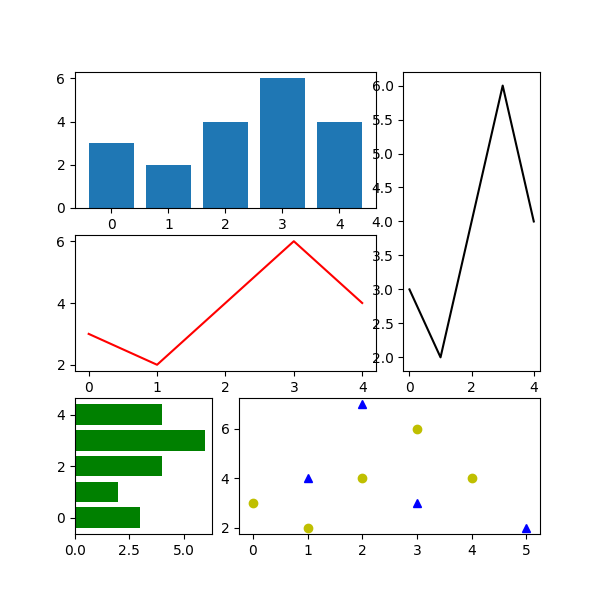

The script that drew this image:
import numpy as np
import matplotlib.pyplot as plt
gs = plt.GridSpec(3,3)
fig = plt.figure(figsize=(6,6))
x1 = np.array([1,3,2,5])
y1 = np.array([4,3,7,2])
x2 = np.arange(5)
y2 = np.array([3,2,4,6,4])
s1 = fig.add_subplot(gs[1,:2])
s1.plot(x2,y2,'r')
s2 = fig.add_subplot(gs[0,:2])
s2.bar(x2,y2)
s3 = fig.add_subplot(gs[2,0])
s3.barh(x2,y2,color='g')
s4 = fig.add_subplot(gs[:2,2])
s4.plot(x2,y2,'k')
s5 = fig.add_subplot(gs[2,1:])
s5.plot(x1,y1,'b^',x2,y2,'yo')
plt.show()
